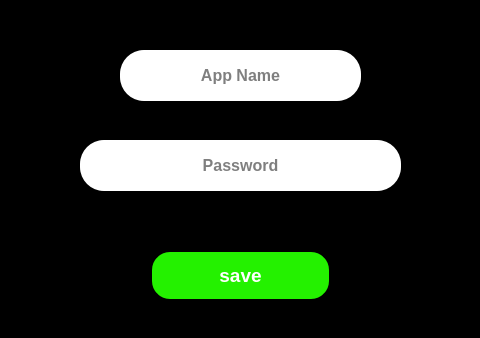
<?xml version="1.0" encoding="UTF-8"?>
<ui version="4.0">
 <class>Dialog</class>
 <widget class="QDialog" name="Dialog">
  <property name="geometry">
   <rect>
    <x>0</x>
    <y>0</y>
    <width>480</width>
    <height>338</height>
   </rect>
  </property>
  <property name="sizePolicy">
   <sizepolicy hsizetype="Fixed" vsizetype="Fixed">
    <horstretch>0</horstretch>
    <verstretch>0</verstretch>
   </sizepolicy>
  </property>
  <property name="minimumSize">
   <size>
    <width>480</width>
    <height>338</height>
   </size>
  </property>
  <property name="maximumSize">
   <size>
    <width>483</width>
    <height>338</height>
   </size>
  </property>
  <property name="windowTitle">
   <string>Dialog</string>
  </property>
  <property name="styleSheet">
   <string notr="true">QDialog {
background-color: black;
}

QLineEdit
{
background-color: white;
border-radius:24px;
color: black;
}

QLineEdit:hover{
border: 3px solid black;
}

QPushButton
{
	color: white;
	border: 2px solid black;
	border-radius: 20px;
	background-color: #24f100;
}

QPushButton:hover
{
	border: 5px solid #24f100;
}

QPushButton:pressed
{
border:5px solid black;
color: black;
}</string>
  </property>
  <widget class="QLineEdit" name="lineEdit_appname">
   <property name="geometry">
    <rect>
     <x>120</x>
     <y>50</y>
     <width>241</width>
     <height>51</height>
    </rect>
   </property>
   <property name="font">
    <font>
     <family>Arial</family>
     <pointsize>12</pointsize>
     <weight>75</weight>
     <bold>true</bold>
    </font>
   </property>
   <property name="styleSheet">
    <string notr="true"/>
   </property>
   <property name="alignment">
    <set>Qt::AlignCenter</set>
   </property>
   <property name="placeholderText">
    <string>App Name</string>
   </property>
  </widget>
  <widget class="QLineEdit" name="lineEdit_password">
   <property name="geometry">
    <rect>
     <x>80</x>
     <y>140</y>
     <width>321</width>
     <height>51</height>
    </rect>
   </property>
   <property name="font">
    <font>
     <family>Arial</family>
     <pointsize>12</pointsize>
     <weight>75</weight>
     <bold>true</bold>
    </font>
   </property>
   <property name="styleSheet">
    <string notr="true"/>
   </property>
   <property name="alignment">
    <set>Qt::AlignCenter</set>
   </property>
   <property name="placeholderText">
    <string>Password</string>
   </property>
  </widget>
  <widget class="QPushButton" name="pushButton_save">
   <property name="geometry">
    <rect>
     <x>150</x>
     <y>250</y>
     <width>181</width>
     <height>51</height>
    </rect>
   </property>
   <property name="font">
    <font>
     <family>Arial</family>
     <pointsize>14</pointsize>
     <weight>75</weight>
     <bold>true</bold>
    </font>
   </property>
   <property name="text">
    <string>save</string>
   </property>
  </widget>
  <widget class="QLabel" name="label">
   <property name="geometry">
    <rect>
     <x>0</x>
     <y>200</y>
     <width>481</width>
     <height>51</height>
    </rect>
   </property>
   <property name="font">
    <font>
     <pointsize>12</pointsize>
    </font>
   </property>
   <property name="styleSheet">
    <string notr="true">color:red;</string>
   </property>
   <property name="text">
    <string/>
   </property>
   <property name="alignment">
    <set>Qt::AlignCenter</set>
   </property>
  </widget>
 </widget>
 <resources/>
 <connections/>
</ui>
